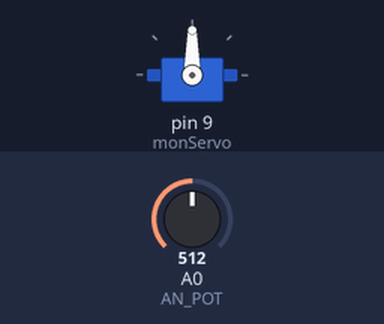
This sketch was run on a simulated Arduino Uno, built with avr-gcc and run on an emulated ATmega328P. On the bench: servo. The inputs (shaded band) are chosen by the test bench; at power-on: A0 (AN_POT) = 512.

Above: at 1.2 s.
1.3 s: A0 (AN_POT) set to 716
At 2.1 s:
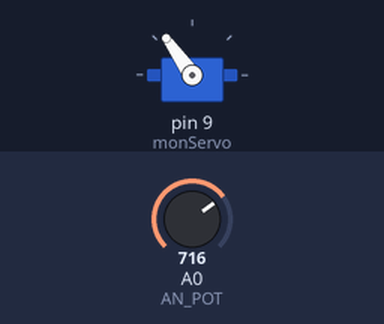
2.8 s: A0 (AN_POT) set to 900
At 4.0 s:
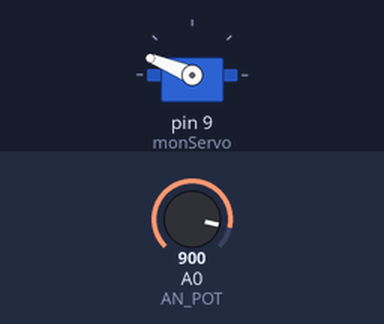
4.3 s: A0 (AN_POT) set to 1023
At 5.5 s:
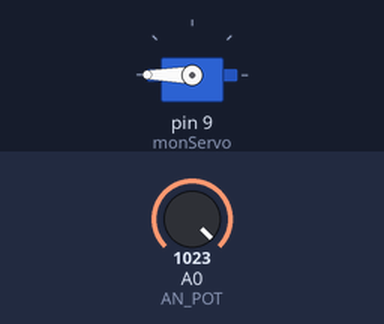
5.8 s: A0 (AN_POT) set to 306
At 6.6 s:
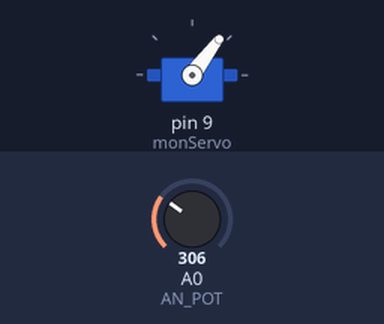
7.3 s: A0 (AN_POT) set to 122
At 8.0 s:
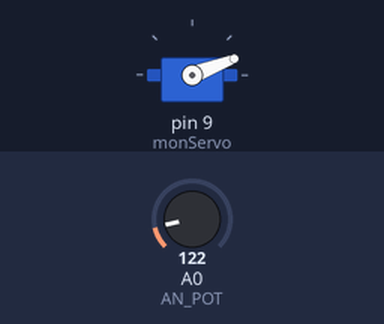
Timing chart, 0 to 9.8 s (numbered marks = the images above; inputs shaded):
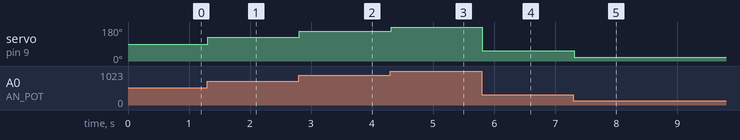

Measured:
- after the input at 1.3 s, servo on pin 9 (monServo): 90° → 125° at once
- after the input at 2.8 s, servo on pin 9 (monServo): 125° → 158° at once
- after the input at 4.3 s, servo on pin 9 (monServo): 158° → 180° at once
- after the input at 5.8 s, servo on pin 9 (monServo): 180° → 53° at once
- after the input at 7.3 s, servo on pin 9 (monServo): 53° → 21° at once

The sketch:

Servo_1.ino
```cpp
#include <Servo.h>

Servo monServo;

char PWN_Servo = 9;
char AN_POT = 0;

int positionDuServo = 0;

void setup() {
  // put your setup code here, to run once:
  monServo.attach(9);
  monServo.write(positionDuServo);

}

void loop() {
  positionDuServo = analogRead(AN_POT);
  positionDuServo = map(positionDuServo, 0, 1023, 0, 180);
  monServo.write(positionDuServo);
  delay(15);
}
```
